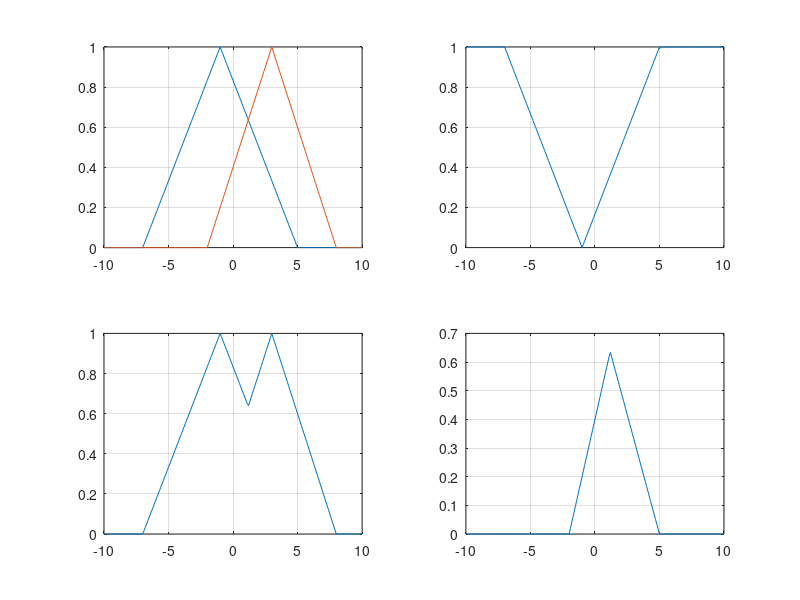

MATLAB code to generate this figure:
x=[-10:0.1:10]
a1=-7
b1=-1
c1=5

a2=-2
b2=3
c2=8

y1=max(min((x-a1)/(b1-a1),(c1-x)/(c1-b1)),0)
y2=max(min((x-a2)/(b2-a2),(c2-x)/(c2-b2)),0)
subplot(2,2,1)
plot(x,y1)
hold on
plot(x,y2)
grid
subplot(2,2,2)
plot(x,1-y1)
grid
subplot(2,2,3)
plot(x,max(y1,y2))
grid
subplot(2,2,4)
plot(x,min(y1,y2))
grid
hold off
pause(15)
